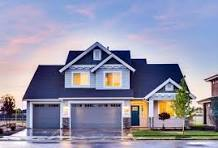
#> input picture Realty_AI/data/images/house.jpg, 218 x 148 px
$ python satellite_segmentation.py
#> lines starting #> are read from the running program, lines starting #| are printed output that depends on the picture; after the words box and inside, x2 and y2 are one past the last pixel; in counts of white or black regions, pixels touching at a corner belong together
import cv2
import matplotlib.pyplot as plt

# 1. Read the image
img = cv2.imread("data/images/house.jpg")
#> img is the input picture: shape (148, 218, 3); mean B, G, R 170.6, 147.7, 147.5

# 2. Convert to grayscale (Fix: cvtColor instead of evtColor)
gray = cv2.cvtColor(img, cv2.COLOR_BGR2GRAY)
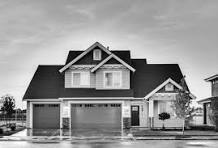
#> gray: shape (148, 218); min 0, max 255, mean 150.2

# 3. Simple segmentation (Fix: Unpack tuple, fix constant underscore)
ret, segmented = cv2.threshold(gray, 120, 255, cv2.THRESH_BINARY)
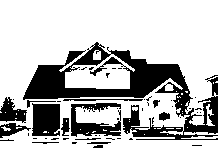
#> segmented: shape (148, 218); 72.2% white; 51 black regions (37 under 20 px), largest, box (x1, y1, x2, y2) and area: (23, 42, 218, 140) 5968, (71, 103, 121, 137) 863, (32, 103, 60, 136) 848

# 4. Create display figure
plt.figure(figsize=(8,4))

# Subplot 1: Original Image (Fix: Convert BGR to RGB for matplotlib)
plt.subplot(1,2,1)
plt.title("Original Image")
plt.imshow(cv2.cvtColor(img, cv2.COLOR_BGR2RGB))

# Subplot 2: Segmented Image (Fix: Display unpacked 'segmented' variable)
plt.subplot(1,2,2)
plt.title("Segmented Image")
plt.imshow(segmented, cmap="gray")

# 5. Display the result (Fix: plt instead of pls)
plt.show()
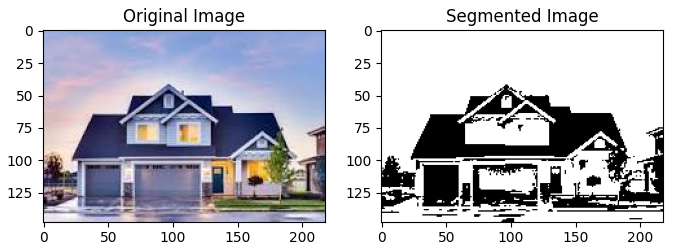
#> figure drawn by matplotlib, 2 panels

$ run again, with Realty_AI/data/images/satelite.jpg copied over Realty_AI/data/images/house.jpg
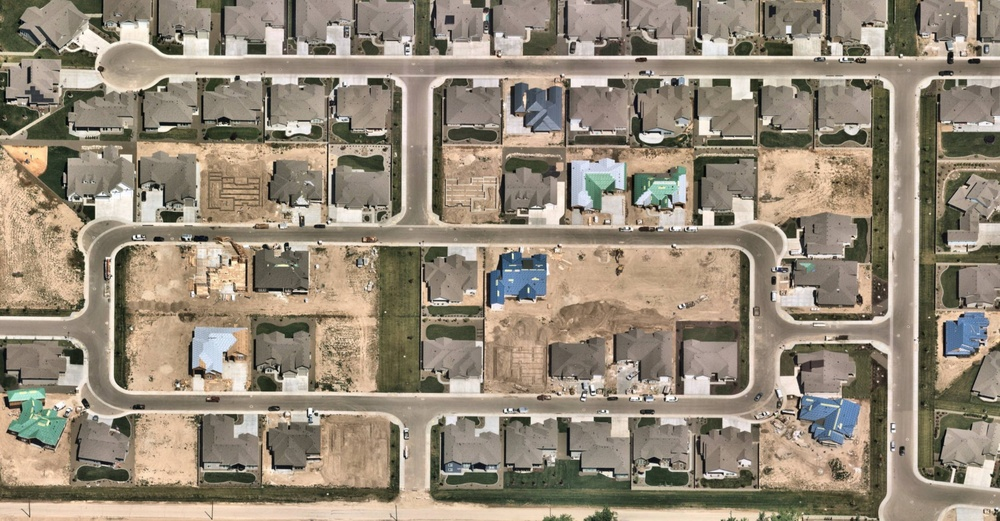
#> input picture Realty_AI/data/images/satelite.jpg, 1000 x 521 px, shrunk from 3840 x 2000 before the run
#> img is the input picture: shape (521, 1000, 3); mean B, G, R 120.6, 137.8, 149.6
#> `ret, segmented = cv2.threshold(gray, 120, 255, cv2.THRESH_BINARY)`:
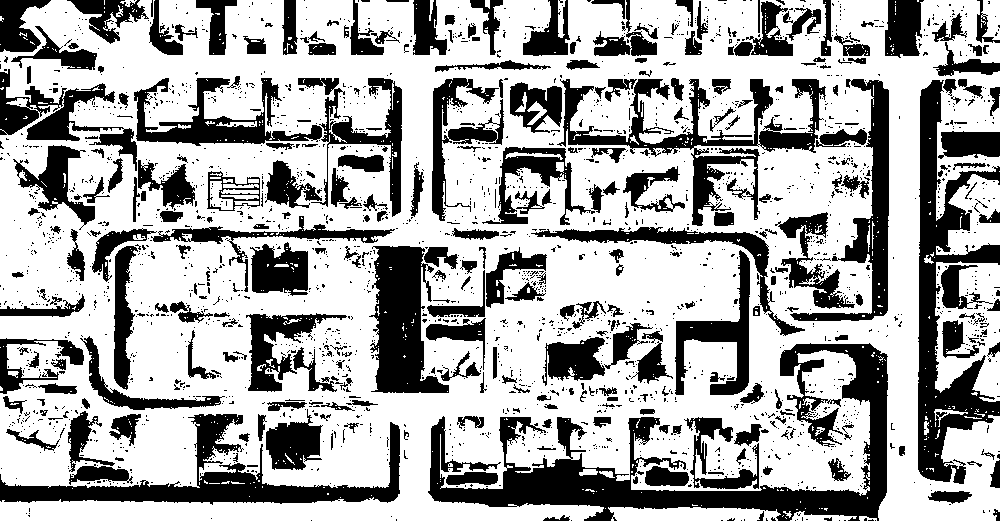
#> segmented: shape (521, 1000); 66.6% white; 2322 black regions (2007 under 20 px), largest, box (x1, y1, x2, y2) and area: (428, 343, 888, 521) 20572, (918, 80, 1000, 484) 12158, (0, 414, 400, 505) 9238
#> `plt.show()`:
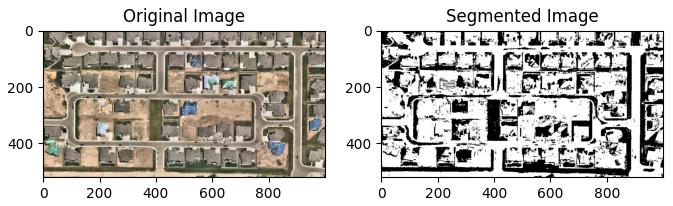
#> figure drawn by matplotlib, 2 panels
